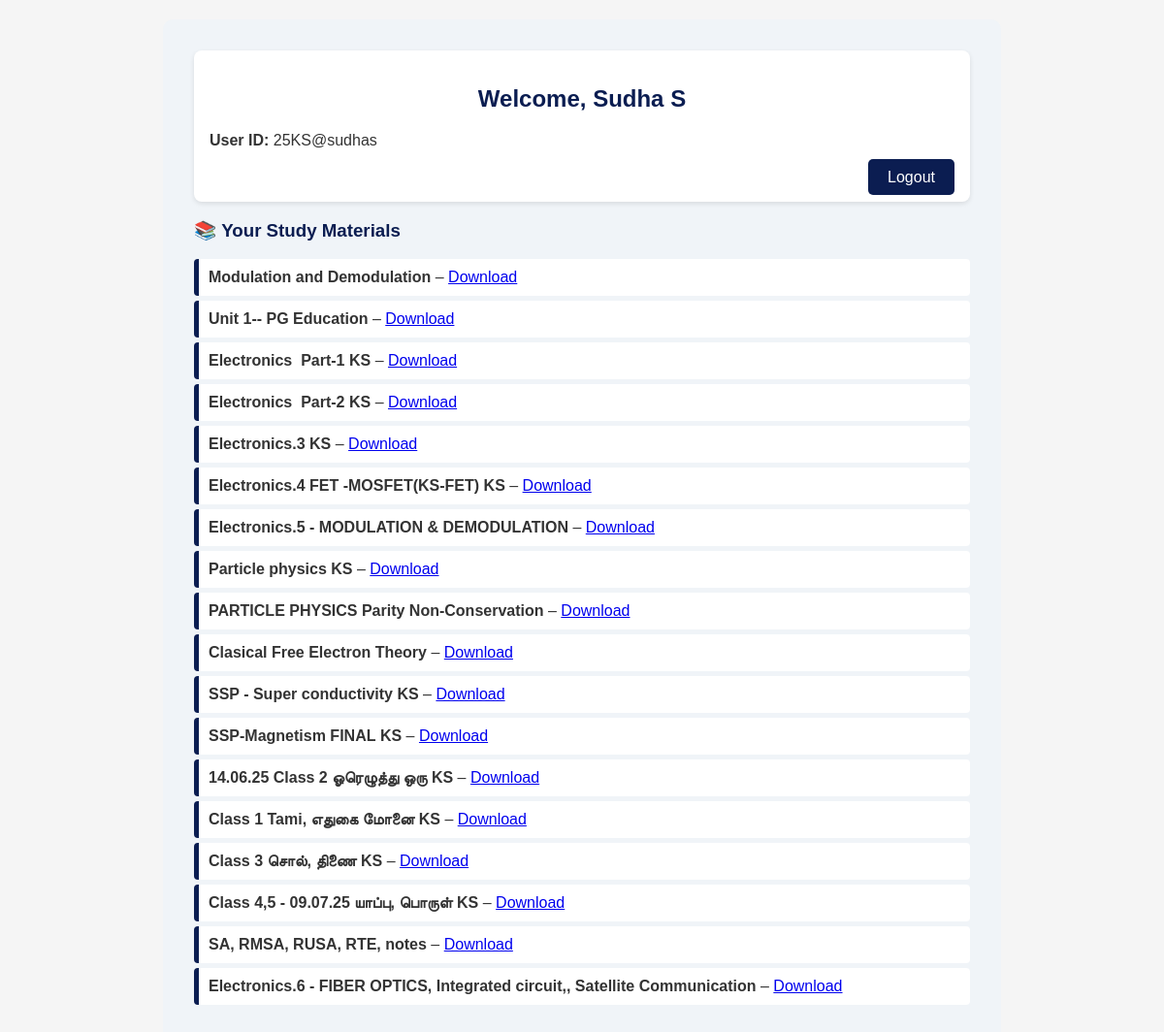
/student (signed in), run on an earlier commit of the app's database.
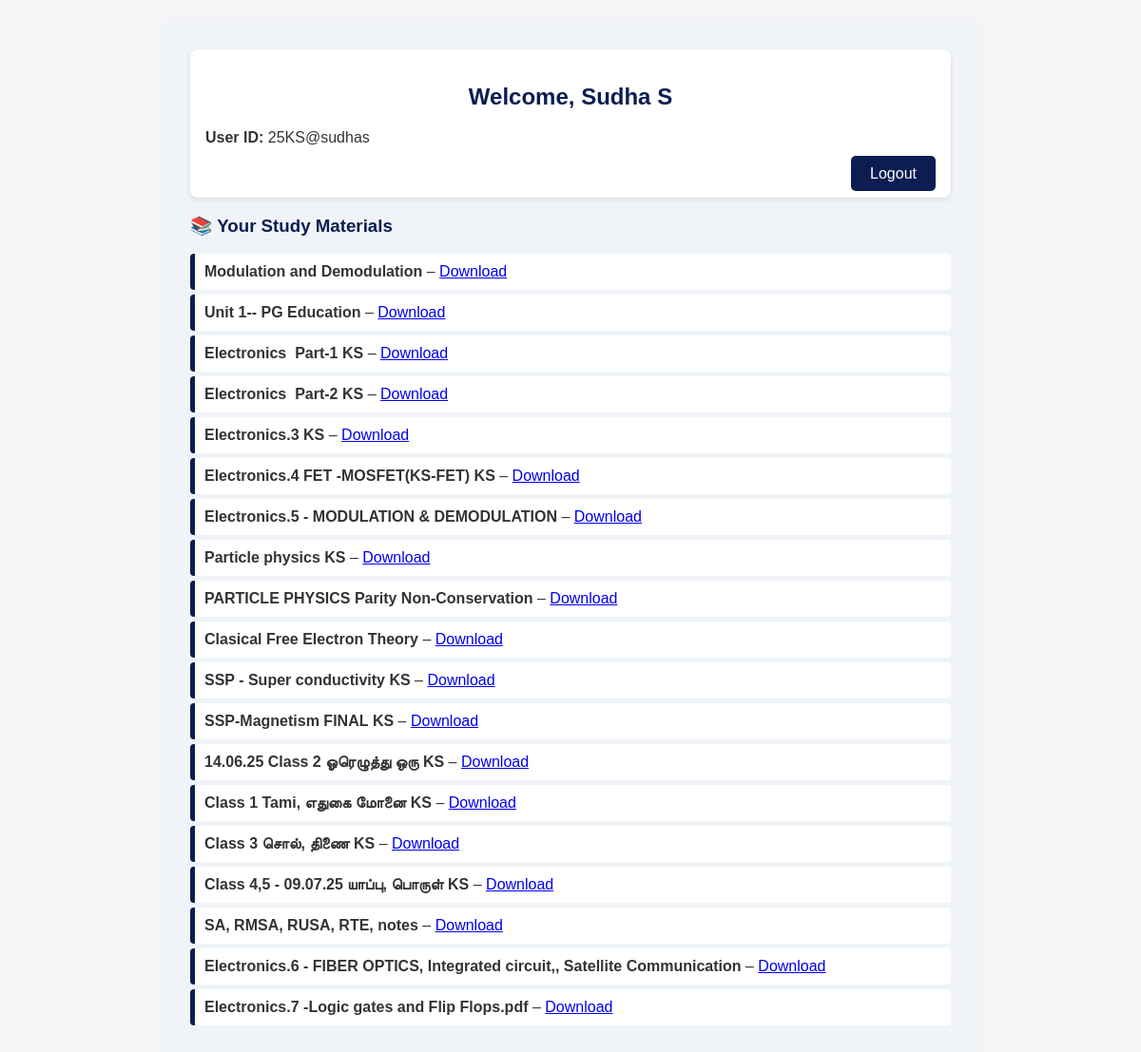
And on a later commit of the database.
### tables this page shows
CREATE TABLE students (
        id INTEGER PRIMARY KEY AUTOINCREMENT,
        name TEXT NOT NULL,
        userid TEXT NOT NULL UNIQUE,
        password TEXT NOT NULL,
        category TEXT NOT NULL
    );

CREATE TABLE materials (
        id INTEGER PRIMARY KEY AUTOINCREMENT,
        title TEXT NOT NULL,
        link TEXT NOT NULL,
        category TEXT NOT NULL
    );

### app.py (the view)
@app.route('/student')
def student():
    if not session.get('user') or session['user'] == 'admin':
        return redirect('/login')
    with get_db() as con:
        cur = con.cursor()
        cur.execute("SELECT name, category FROM students WHERE userid = ?", (session['user'],))
        student_data = cur.fetchone()
        if student_data:
            materials = con.execute("SELECT * FROM materials WHERE category = ?", (student_data[1],)).fetchall()
        else:
            materials = []
    return render_template("student.html",
                           student_name=student_data[0] if student_data else '',
                           userid=session.get('user'),
                           materials=materials)

### app.py (called while the page is built)
def get_db():
    conn = sqlite3.connect('data.db', check_same_thread=False)
    return conn

### templates/student.html (shortened to what this page needs)
<!DOCTYPE html>
<html lang="en">
<head>
    <link rel="stylesheet" href="{{ url_for('static', filename='style.css') }}">
</head>
<body>
<div class="dashboard">
    <div class="profile">
        <div class="user-info">
            <h2>Welcome, {{ student_name }}</h2>
            <p><strong>User ID:</strong> {{ userid }}</p>
        </div>
        <div class="logout">
            <a href="{{ url_for('logout') }}">Logout</a>
        </div>
    </div>
    <h3>📚 Your Study Materials</h3>
    {% if materials %}
    <ul>
        {% for mat in materials %}
        <li>
            <strong>{{ mat[1] }}</strong> –
            <a href="{{ mat[2] }}" target="_blank">Download</a>
        </li>
        {% endfor %}
    </ul>
    {% else %}
        <p>No study materials available yet.</p>
    {% endif %}
</div>
</body>
</html>

### static/style.css (style rules this page uses)
body { font-family: 'Poppins', 'Open Sans', sans-serif; margin: 0; padding: 0; background-color: #f4f4f4; color: #333; }
body { font-family: 'Fira Sans', sans-serif; background-color: #f5f5f5; margin: 0; padding: 20px; }
h2 { color: #0B1D51; text-align: center; }
ul { padding-left: 20px; }
ul li { margin-bottom: 5px; }

### templates/student.html (style rules this page uses)
.dashboard { max-width: 800px; margin: auto; padding: 2rem; background-color: #f0f4f8; border-radius: 10px; font-family: Arial, sans-serif; }
.profile { background-color: #ffffff; padding: 1rem; border-radius: 8px; margin-bottom: 1rem; box-shadow: 0 2px 5px rgba(0, 0, 0, 0.1); }
h2, h3 { color: #0B1D51; }
ul { list-style-type: none; padding: 0; }
li { background: #fff; padding: 10px; margin-bottom: 10px; border-left: 5px solid #0B1D51; border-radius: 4px; }
.logout { text-align: right; margin-top: 20px; }
.logout a { text-decoration: none; color: #fff; background: #0B1D51; padding: 10px 20px; border-radius: 5px; }

What changed in the data, as far as the page shows it:
added materials: title "Electronics.7 -Logic gates and Flip Flops.pdf"
